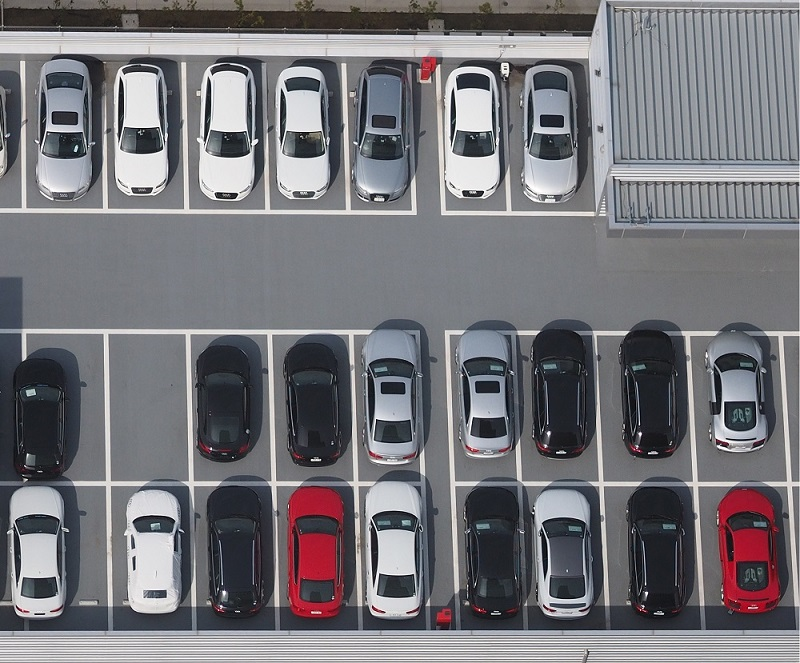
#> input picture background subtraction primjer/experimentation-darijan/parking-full-top.jpg, 800 x 663 px
$ python exper-dare.py   (Python 2 division)
#> lines starting #> are read from the running program, lines starting #| are printed output that depends on the picture; after the words box and inside, x2 and y2 are one past the last pixel; in counts of white or black regions, pixels touching at a corner belong together
import cv2
import numpy as np
import matplotlib.pyplot as plt    #from matplotlib import pyplot as plt


print cv2.__version__

imgName = 'parking-full-top.jpg'
print imgName
#Load an image modes: #1/cv2.IMREAD_COLOR #0/cv2.IMREAD_GRAYSCALE #-1/cv2.IMREAD_UNCHANGED
foregroundMask = np.zeros((60, 60))
img = cv2.imread(imgName,1)
#> img is the input picture: shape (663, 800, 3); mean B, G, R 120.8, 116, 116.9


#-> Image processing
img_hsv = cv2.cvtColor(img, cv2.COLOR_BGR2HSV)
#> img_hsv: shape (663, 800, 3); mean H, S, V 103.5, 28.6, 123.9

h,s,v = cv2.split(img_hsv)
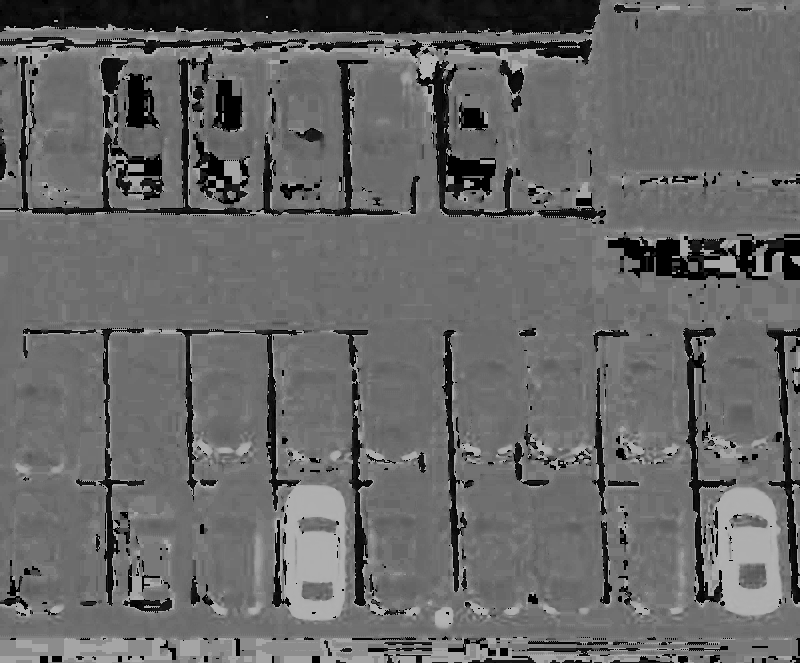
#> h: shape (663, 800); min 0, max 179, mean 103.5
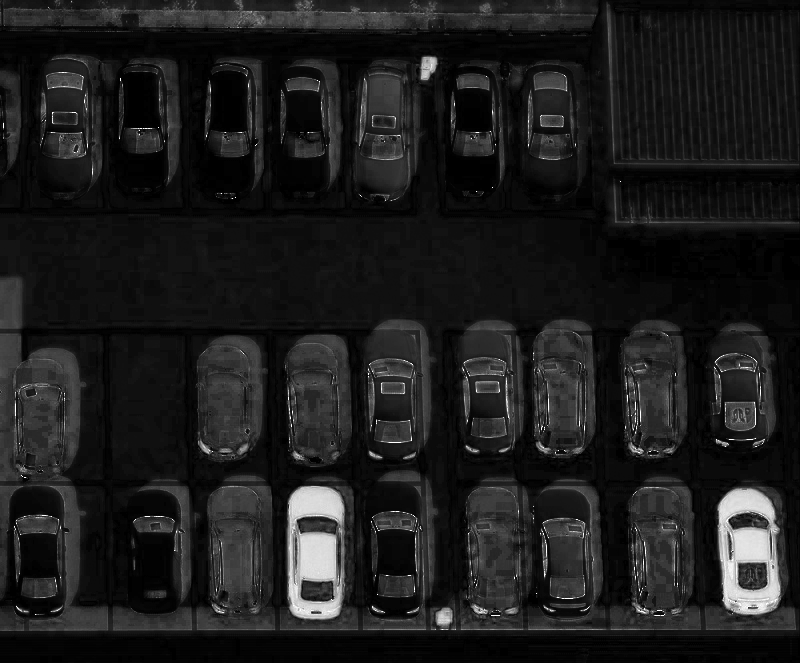
#> s: shape (663, 800); min 0, max 255, mean 28.6

v = cv2.equalizeHist(v)

img_hsv = cv2.merge((h, s, v))
#> img_hsv: shape (663, 800, 3); mean H, S, V 103.5, 28.6, 128.5

img = cv2.cvtColor(img_hsv, cv2.COLOR_HSV2BGR)

img = cv2.GaussianBlur(img, (3,3), 0, 0, cv2.BORDER_DEFAULT)

img = cv2.pyrMeanShiftFiltering(img, 20, 20, 3)

gray = cv2.cvtColor(img, cv2.COLOR_BGR2GRAY)


cv2.medianBlur(gray, 7, gray)
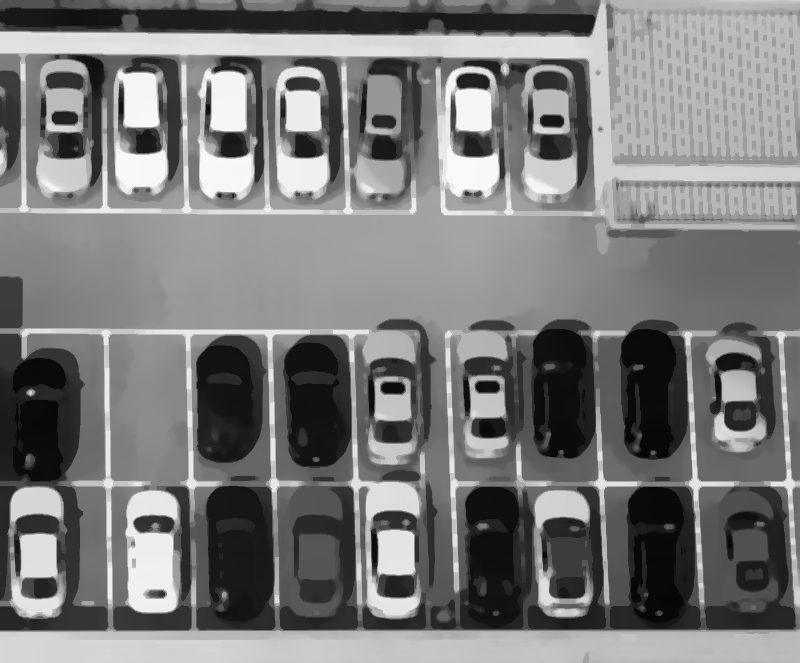
#> gray: shape (663, 800); min 7, max 249, mean 121.3


result = cv2.adaptiveThreshold(gray,230, cv2.ADAPTIVE_THRESH_GAUSSIAN_C, cv2.THRESH_BINARY,13, 0)
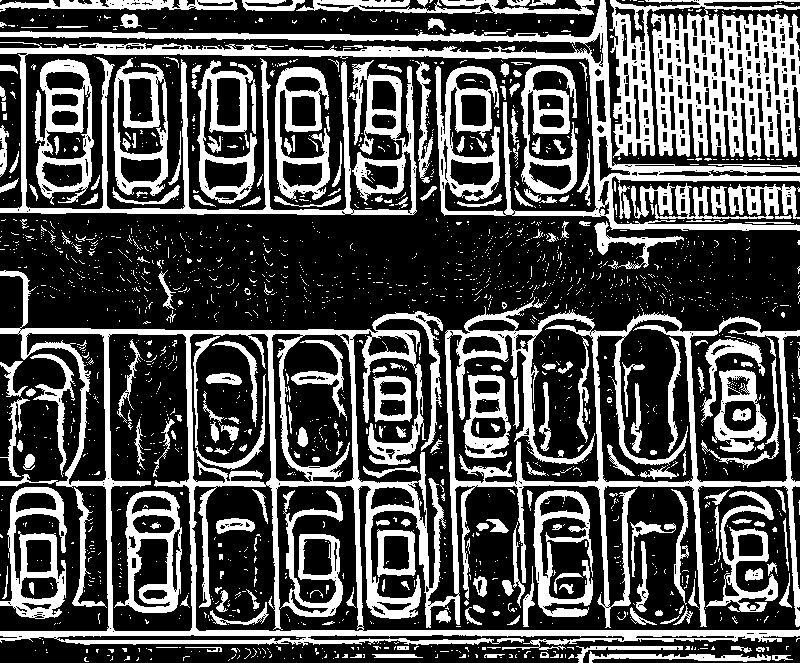
#> result: shape (663, 800); values 0 (black) and 230 (white), 32.1% white; 2151 white regions (1894 under 20 px), largest, box (x1, y1, x2, y2) and area: (0, 270, 800, 651) 45623, (0, 0, 800, 231) 28475, (651, 13, 800, 157) 13674

img_edges = cv2.Canny(gray, 33, 66)
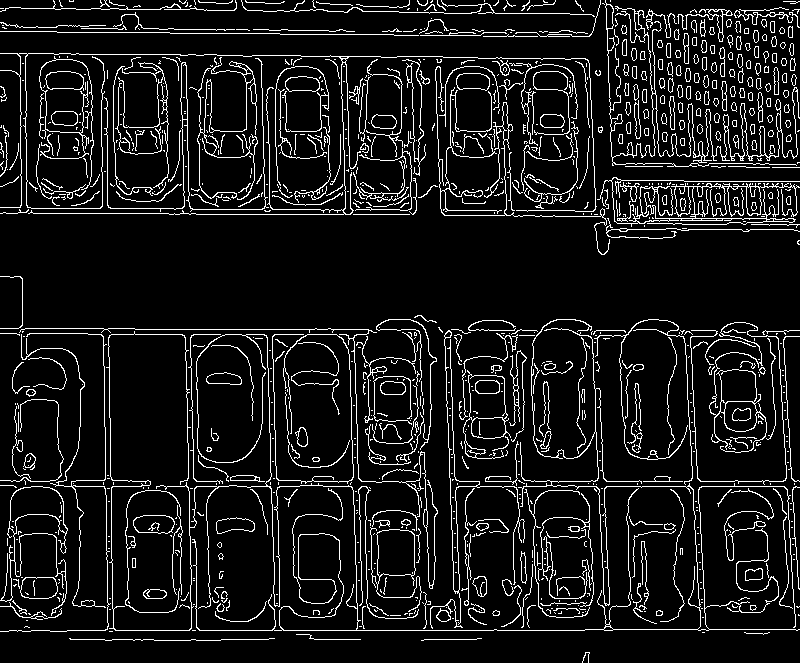
#> img_edges: shape (663, 800); 9.5% white in thin lines or dots

element = cv2.getStructuringElement(cv2.MORPH_RECT,(5,5))
closing_img = cv2.morphologyEx(img_edges, cv2.MORPH_CLOSE, element)
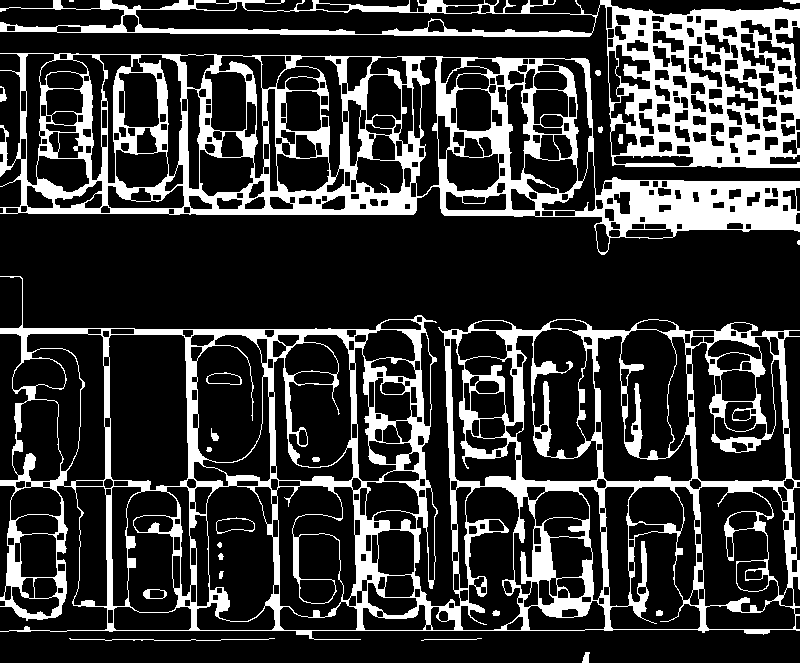
#> closing_img: shape (663, 800); 21.8% white; 24 white regions (2 under 20 px)
result = closing_img

contours, hierarchy = cv2.findContours(result, cv2.RETR_TREE, cv2.CHAIN_APPROX_SIMPLE)
#> contours = 605 contours, 8 with area under 20; largest, box (x1, y1, x2, y2) and area: (0, 276, 800, 640) 226560, (0, 53, 800, 255) 100928, (0, 0, 800, 168) 42802, (108, 334, 189, 491) 11498, (135, 1, 596, 35) 8618

for contour in contours:
    x, y, w, h = cv2.boundingRect(contour)
    if (w > 50 and h > 25):# and (w < 300 and h < 100):
        cv2.rectangle(img, (x, y), (x + w, y + h), (0, 0, 255), 1)
#> this loop made 605 passes
#> (x, y, w, h) on passes 1 to 3: (582, 652, 8, 11), (421, 638, 61, 3), (69, 638, 206, 3)
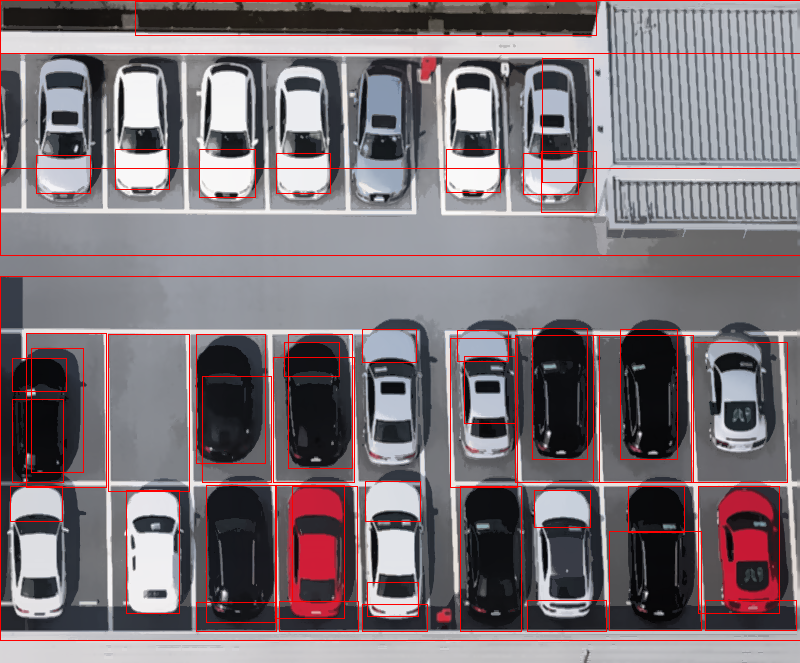
#> img: shape (663, 800, 3); mean B, G, R 120.4, 115.5, 126.1

#Simple Image preview
cv2.imshow('image',result)
cv2.imshow('processed', img)

k = cv2.waitKey(0)
#> (key Esc is pressed here)
if k == 27:         # wait for ESC key to exit
    cv2.destroyAllWindows()
'''
elif k == ord('s'): # wait for 's' key to save and exit
    cv2.imwrite(dataFolder+'parking-detect.png',final)
    cv2.destroyAllWindows()
'''
